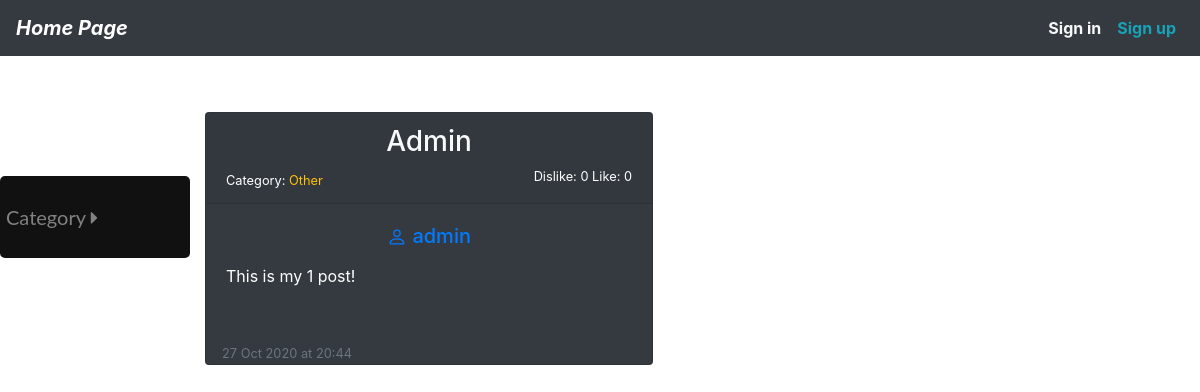
Screenshot of /category/Other with the database file from the repository.
### blog_app/models.py (models this page shows, shortened)
class Post(models.Model):
    author = models.ForeignKey( User , on_delete=models.CASCADE)
    title = models.CharField( max_length=20 )
    body = RichTextField( blank=True , null=True )
    date_time = models.DateTimeField( auto_now_add=True )
    category = models.ForeignKey(Category, on_delete=models.DO_NOTHING)
    likes = models.ManyToManyField(User,related_name='like_post')
    unlikes = models.ManyToManyField(User,related_name='unlike_post')
    def get_likes(self):
        return self.likes.count()
    def get_unlikes(self):
        return self.unlikes.count()

class Category(models.Model):
    name = models.CharField(max_length=15 )
    def __str__(self):
        return self.name
    class Meta:
        verbose_name = 'Category'
        verbose_name_plural = 'Categories'

### blog_app/views.py (the view)
# urls.py: path('category/<str:categ>' , CategoryView.as_view() , name='category'),
class CategoryView(ListView):
    template_name = 'blog_app/category.html' # here still you can use 'home.html'
    paginate_by = 2
    def get_context_data(self, **kwargs):
        context = super().get_context_data(**kwargs)
        context['category_list'] = Category.objects.all()
        return context
    def get_queryset(self):
        self.category = get_object_or_404(Category, name= ( self.kwargs['categ'])  ) # you can also slugify it and add    ( ' '.join( self.kwargs['categ'].split('-') ).title()  ) )
        return Post.objects.filter(category=self.category).order_by('-date_time')

### blog_app/templates/blog_app/category.html (shortened to what this page needs)
{% extends 'blog_app/base.html' %}
{% load tz %}
{% block addcss %}
    <link rel="stylesheet" href="https://cdnjs.cloudflare.com/ajax/libs/font-awesome/4.7.0/css/font-awesome.min.css">
{% endblock %}
{% block content %}
    <div class="sidenav" >
        <button class="dropdown-btn">Category
            <i id="arrow" class="fa fa-caret-right"></i>
        </button>
    </div>
<div class="container">
    <h1 class="text-center text-white">Content</h1>
    <div class="row row-cols-1 row-cols-md-2 ">
    {% for post in object_list %}
        <div class="col mb-4">
            <div class="card text-white bg-dark h-100 mb-3" id="mycard" style="max-width: 28rem; ">
                <div class="card-header">
                    <a class="text-light text-decoration-none" href="{% url 'post_detail' post.pk %}" ><h3 class="text-center">{{ post.title }}</h3></a>
                    <small>Category: <a class="text-warning" href="{% url 'category' post.category %}">{{ post.category }}</a> </small>
                    <small class="float-right" > Dislike: {{ post.get_unlikes }}  Like: {{ post.get_likes }} </small>
                </div>
                <div class="card-body">
                    <h5 class="card-title text-center text-primary">
                        <a class="text-primary" href=" {% url 'profile_detail' post.author.username %} " >{{ post.author }}</a>
                    </h5>
                    <p class="card-text text-center "> {{ post.body|safe|truncatechars:80 }} </p>
                </div>
                <div class="d-flex justify-content-between">
                    <p class="card-text ml-3"><small class="text-muted">{{ post.date_time|timezone:"Asia/Baku"|date:"d M Y"}} at {{ post.date_time|timezone:"Asia/Baku"|date:"H:i" }}</small></p>
                </div>
            </div>
        </div>
    {% endfor %}
    </div>
</div>
{% endblock content %}

### blog_app/templates/blog_app/category.html (style rules this page uses)
.sidenav { font-family: "Lato", sans-serif; width: 190px; float: left; background-color: #111; padding-top: 20px; padding-bottom: 20px; border-radius: 5px; margin-top: 10%; }
.sidenav a#linka , .dropdown-btn { font-family: "Lato", sans-serif; padding: 6px 8px 6px 6px; text-decoration: none; font-size: 20px; color: #818181; display: block; border: none; background: none; width: 100%; text-align: left; cursor: pointer; outline: none !important ; }

### rows the page displays
Post: title "Admin", category "Other", get_unlikes "0", get_likes "0", author "admin", body "This is my 1 post!", date_time "27 Oct 2020", date_time "20:44"
